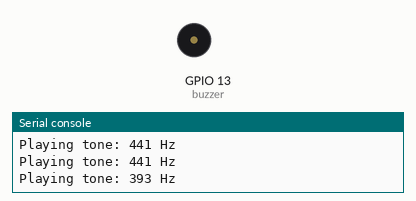
This program was run on a simulated ESP32 board running MicroPython. Parts: buzzer (waves = sounding), the last lines printed to the serial console.

Above: at 1.85 s.
At 8.61 s:
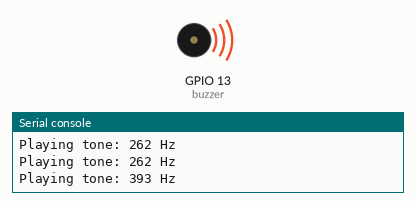
Timing chart, 0 to 8.9 s (numbered marks = the images above):
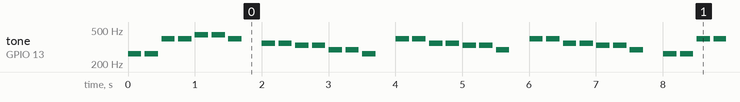

The program:

main7.py
```python
# 利用无源蜂鸣器播放音乐

from machine import Pin, PWM
import time

# 音符频率表
FREQS = {
    'A': [441, 495, 556, 589, 661, 742, 833],
    'B': [495, 556, 624, 661, 742, 833, 935],
    'C': [262, 294, 330, 350, 393, 441, 495],
    'D': [294, 330, 350, 393, 441, 495, 556],
    'E': [330, 350, 393, 441, 495, 556, 624],
    'F': [350, 393, 441, 465, 556, 624, 661],
    'G': [393, 441, 495, 556, 624, 661, 742]
}

# 13引脚为音调频率输出口
buzzer = PWM(Pin(13, Pin.OUT))
# 12引脚为电源输出口
power = Pin(12, Pin.OUT)

def main():
    power.value(0)
    buzzer.duty(0)

    # 定义音乐旋律
    melody = ""
    with open("/melody.txt", "r") as f:
        melody = f.read()
    # 时间因子（调节播放快慢）
    factor = 0.5

    while True:
        power.value(1)
        for tone_num in melody:
            if tone_num == '-':
                time.sleep(0.5 * factor)
            else:
                tone_index = int(tone_num) - 1
                tone = FREQS['C'][tone_index]
                print("Playing tone: %d Hz" % tone)
                buzzer.duty(1)
                buzzer.freq(tone)
                time.sleep(0.4 * factor)
                buzzer.duty(0)
                time.sleep(0.1 * factor)
        power.value(0)
        print("--------------------")
        time.sleep(2)

if __name__ == '__main__':
    main()
```

Measured:
- by itself, tone on GPIO 13 (buzzer): plays 262 Hz for 0.20 s, 262 Hz for 0.20 s, 393 Hz for 0.20 s, 393 Hz for 0.20 s, 441 Hz for 0.20 s, 441 Hz for 0.20 s … (400 notes in this stretch)
